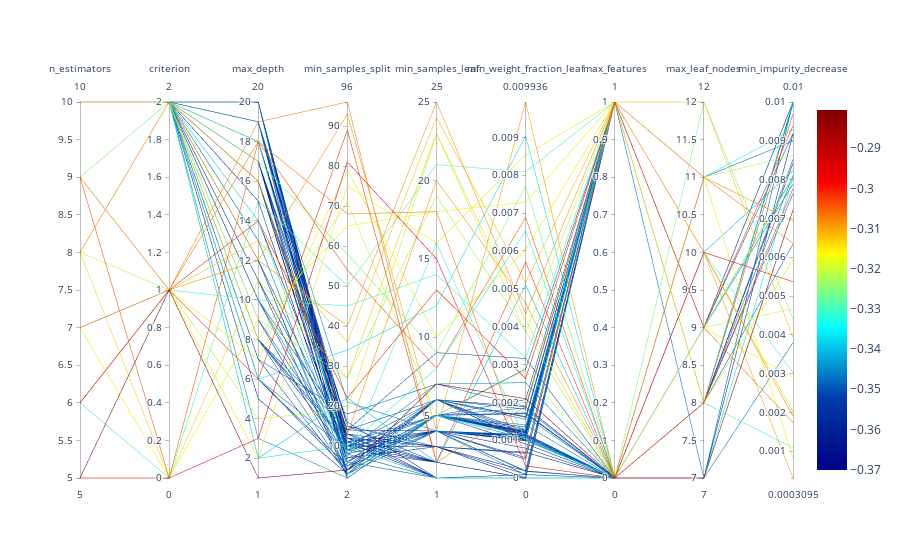

Notebook code cell kept with this figure:
### Markdown cell above
## Parallel Coordinates Plot

### Code cell
spot_tuner.parallel_plot()
